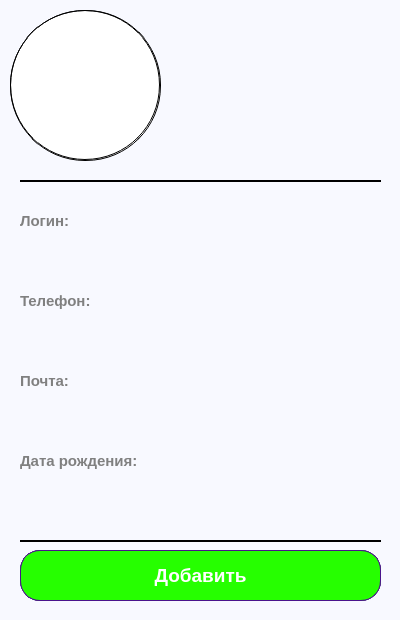
<?xml version="1.0" encoding="UTF-8"?>
<ui version="4.0">
 <class>ProfileWindow</class>
 <widget class="QDialog" name="ProfileWindow">
  <property name="geometry">
   <rect>
    <x>0</x>
    <y>0</y>
    <width>400</width>
    <height>620</height>
   </rect>
  </property>
  <property name="minimumSize">
   <size>
    <width>400</width>
    <height>620</height>
   </size>
  </property>
  <property name="maximumSize">
   <size>
    <width>400</width>
    <height>620</height>
   </size>
  </property>
  <property name="windowTitle">
   <string>Профиль</string>
  </property>
  <property name="windowIcon">
   <iconset resource="IMG.qrc">
    <normaloff>:/IMG/IMG/logoSN.png</normaloff>:/IMG/IMG/logoSN.png</iconset>
  </property>
  <property name="styleSheet">
   <string notr="true">background-color: rgb(248, 249, 255);</string>
  </property>
  <widget class="QLabel" name="loginLabel">
   <property name="geometry">
    <rect>
     <x>170</x>
     <y>50</y>
     <width>201</width>
     <height>41</height>
    </rect>
   </property>
   <property name="font">
    <font>
     <family>Arial</family>
     <pointsize>13</pointsize>
     <bold>true</bold>
    </font>
   </property>
   <property name="text">
    <string/>
   </property>
  </widget>
  <widget class="QLabel" name="phoneTextLabel">
   <property name="geometry">
    <rect>
     <x>20</x>
     <y>320</y>
     <width>361</width>
     <height>41</height>
    </rect>
   </property>
   <property name="font">
    <font>
     <family>Arial</family>
     <pointsize>14</pointsize>
    </font>
   </property>
   <property name="styleSheet">
    <string notr="true"/>
   </property>
   <property name="text">
    <string/>
   </property>
  </widget>
  <widget class="QPushButton" name="deleteButton">
   <property name="geometry">
    <rect>
     <x>20</x>
     <y>550</y>
     <width>361</width>
     <height>51</height>
    </rect>
   </property>
   <property name="font">
    <font>
     <family>Arial</family>
     <pointsize>14</pointsize>
     <bold>true</bold>
    </font>
   </property>
   <property name="cursor">
    <cursorShape>PointingHandCursor</cursorShape>
   </property>
   <property name="styleSheet">
    <string notr="true">QPushButton 
{
    background-color: rgb(255, 0, 4);
    color: white;     
    border-radius: 20px;
    padding: 8px 16px;  
    font-weight: bold;   
    border: 1px solid #4a148c; 
}

QPushButton:hover
 {
    background: qlineargradient(
        x1:0, y1:0, x2:0, y2:1,
        stop:0 #7b1fa2,
        stop:1 #aa00ff
    );
    border: 2px solid #7b1fa2;
}

QPushButton:pressed 
{
    background: qlineargradient(
        x1:0, y1:0, x2:0, y2:1,
        stop:0 #4a148c,
        stop:1 #7b1fa2
    );
}</string>
   </property>
   <property name="text">
    <string>Удалить</string>
   </property>
  </widget>
  <widget class="QLabel" name="phoneLabel">
   <property name="geometry">
    <rect>
     <x>20</x>
     <y>280</y>
     <width>361</width>
     <height>41</height>
    </rect>
   </property>
   <property name="font">
    <font>
     <family>Arial</family>
     <pointsize>11</pointsize>
     <bold>true</bold>
    </font>
   </property>
   <property name="styleSheet">
    <string notr="true">color: grey;</string>
   </property>
   <property name="text">
    <string>Телефон:</string>
   </property>
  </widget>
  <widget class="QLabel" name="dateLabel">
   <property name="geometry">
    <rect>
     <x>20</x>
     <y>440</y>
     <width>361</width>
     <height>41</height>
    </rect>
   </property>
   <property name="font">
    <font>
     <family>Arial</family>
     <pointsize>11</pointsize>
     <bold>true</bold>
    </font>
   </property>
   <property name="styleSheet">
    <string notr="true">color: grey;</string>
   </property>
   <property name="text">
    <string>Дата рождения:</string>
   </property>
  </widget>
  <widget class="Line" name="line_2">
   <property name="geometry">
    <rect>
     <x>20</x>
     <y>540</y>
     <width>361</width>
     <height>2</height>
    </rect>
   </property>
   <property name="styleSheet">
    <string notr="true">background-color: black;</string>
   </property>
   <property name="lineWidth">
    <number>3</number>
   </property>
   <property name="orientation">
    <enum>Qt::Orientation::Horizontal</enum>
   </property>
  </widget>
  <widget class="QLabel" name="loginUserLabel">
   <property name="geometry">
    <rect>
     <x>20</x>
     <y>200</y>
     <width>361</width>
     <height>41</height>
    </rect>
   </property>
   <property name="font">
    <font>
     <family>Arial</family>
     <pointsize>11</pointsize>
     <bold>true</bold>
    </font>
   </property>
   <property name="styleSheet">
    <string notr="true">color: grey;</string>
   </property>
   <property name="text">
    <string>Логин:</string>
   </property>
  </widget>
  <widget class="QLabel" name="statusLabel">
   <property name="geometry">
    <rect>
     <x>170</x>
     <y>90</y>
     <width>201</width>
     <height>31</height>
    </rect>
   </property>
   <property name="font">
    <font>
     <family>Arial</family>
     <pointsize>11</pointsize>
     <bold>true</bold>
    </font>
   </property>
   <property name="text">
    <string/>
   </property>
  </widget>
  <widget class="Line" name="line">
   <property name="geometry">
    <rect>
     <x>20</x>
     <y>180</y>
     <width>361</width>
     <height>2</height>
    </rect>
   </property>
   <property name="styleSheet">
    <string notr="true">background-color: black;</string>
   </property>
   <property name="lineWidth">
    <number>3</number>
   </property>
   <property name="orientation">
    <enum>Qt::Orientation::Horizontal</enum>
   </property>
  </widget>
  <widget class="QPushButton" name="settingsButton">
   <property name="geometry">
    <rect>
     <x>350</x>
     <y>15</y>
     <width>35</width>
     <height>35</height>
    </rect>
   </property>
   <property name="cursor">
    <cursorShape>PointingHandCursor</cursorShape>
   </property>
   <property name="styleSheet">
    <string notr="true">QPushButton 
{
	border-radius: 17px;
}</string>
   </property>
   <property name="text">
    <string/>
   </property>
   <property name="icon">
    <iconset resource="IMG.qrc">
     <normaloff>:/IMG/IMG/SettingsPin35x35SN.png</normaloff>:/IMG/IMG/SettingsPin35x35SN.png</iconset>
   </property>
   <property name="iconSize">
    <size>
     <width>35</width>
     <height>35</height>
    </size>
   </property>
  </widget>
  <widget class="QLabel" name="emailTextLabel">
   <property name="geometry">
    <rect>
     <x>20</x>
     <y>400</y>
     <width>361</width>
     <height>41</height>
    </rect>
   </property>
   <property name="font">
    <font>
     <family>Arial</family>
     <pointsize>14</pointsize>
    </font>
   </property>
   <property name="styleSheet">
    <string notr="true"/>
   </property>
   <property name="text">
    <string/>
   </property>
  </widget>
  <widget class="QPushButton" name="deleteQueryButton">
   <property name="geometry">
    <rect>
     <x>20</x>
     <y>550</y>
     <width>361</width>
     <height>51</height>
    </rect>
   </property>
   <property name="font">
    <font>
     <family>Arial</family>
     <pointsize>14</pointsize>
     <bold>true</bold>
    </font>
   </property>
   <property name="cursor">
    <cursorShape>PointingHandCursor</cursorShape>
   </property>
   <property name="styleSheet">
    <string notr="true">QPushButton 
{
    background-color: rgb(173, 173, 173);
    color: white;     
    border-radius: 20px;
    padding: 8px 16px;  
    font-weight: bold;   
    border: 1px solid #4a148c; 
}

QPushButton:hover
 {
    background: qlineargradient(
        x1:0, y1:0, x2:0, y2:1,
        stop:0 #7b1fa2,
        stop:1 #aa00ff
    );
    border: 2px solid #7b1fa2;
}

QPushButton:pressed 
{
    background: qlineargradient(
        x1:0, y1:0, x2:0, y2:1,
        stop:0 #4a148c,
        stop:1 #7b1fa2
    );
}</string>
   </property>
   <property name="text">
    <string>Отменить заявку</string>
   </property>
  </widget>
  <widget class="QLabel" name="loginTextLabel">
   <property name="geometry">
    <rect>
     <x>20</x>
     <y>240</y>
     <width>361</width>
     <height>41</height>
    </rect>
   </property>
   <property name="font">
    <font>
     <family>Arial</family>
     <pointsize>14</pointsize>
    </font>
   </property>
   <property name="styleSheet">
    <string notr="true"/>
   </property>
   <property name="text">
    <string/>
   </property>
  </widget>
  <widget class="QLabel" name="dateTextLabel">
   <property name="geometry">
    <rect>
     <x>20</x>
     <y>480</y>
     <width>361</width>
     <height>41</height>
    </rect>
   </property>
   <property name="font">
    <font>
     <family>Arial</family>
     <pointsize>14</pointsize>
    </font>
   </property>
   <property name="styleSheet">
    <string notr="true"/>
   </property>
   <property name="text">
    <string/>
   </property>
  </widget>
  <widget class="QPushButton" name="profileButton">
   <property name="geometry">
    <rect>
     <x>10</x>
     <y>10</y>
     <width>151</width>
     <height>151</height>
    </rect>
   </property>
   <property name="cursor">
    <cursorShape>ArrowCursor</cursorShape>
   </property>
   <property name="styleSheet">
    <string notr="true">QPushButton 
{
	background-color: white;
	border: 1px solid;
    border-radius: 75px;
}</string>
   </property>
   <property name="text">
    <string/>
   </property>
   <property name="icon">
    <iconset resource="IMG.qrc">
     <normaloff>:/IMG/IMG/DefultProfile150x150SN.png</normaloff>:/IMG/IMG/DefultProfile150x150SN.png</iconset>
   </property>
   <property name="iconSize">
    <size>
     <width>150</width>
     <height>150</height>
    </size>
   </property>
  </widget>
  <widget class="QLabel" name="emailLabel">
   <property name="geometry">
    <rect>
     <x>20</x>
     <y>360</y>
     <width>361</width>
     <height>41</height>
    </rect>
   </property>
   <property name="font">
    <font>
     <family>Arial</family>
     <pointsize>11</pointsize>
     <bold>true</bold>
    </font>
   </property>
   <property name="styleSheet">
    <string notr="true">color: grey;</string>
   </property>
   <property name="text">
    <string>Почта:</string>
   </property>
  </widget>
  <widget class="QPushButton" name="changePhotoButton">
   <property name="geometry">
    <rect>
     <x>10</x>
     <y>10</y>
     <width>150</width>
     <height>150</height>
    </rect>
   </property>
   <property name="cursor">
    <cursorShape>PointingHandCursor</cursorShape>
   </property>
   <property name="styleSheet">
    <string notr="true">QPushButton 
{
	background: transparent;
	border: 1px solid;
    border-radius: 75px;
	opacity: 0.5;
}</string>
   </property>
   <property name="text">
    <string/>
   </property>
   <property name="icon">
    <iconset resource="IMG.qrc">
     <normaloff>:/IMG/IMG/CameraPin150x150SN.png</normaloff>:/IMG/IMG/CameraPin150x150SN.png</iconset>
   </property>
   <property name="iconSize">
    <size>
     <width>150</width>
     <height>150</height>
    </size>
   </property>
  </widget>
  <widget class="QPushButton" name="addButton">
   <property name="geometry">
    <rect>
     <x>20</x>
     <y>550</y>
     <width>361</width>
     <height>51</height>
    </rect>
   </property>
   <property name="font">
    <font>
     <family>Arial</family>
     <pointsize>14</pointsize>
     <bold>true</bold>
    </font>
   </property>
   <property name="cursor">
    <cursorShape>PointingHandCursor</cursorShape>
   </property>
   <property name="styleSheet">
    <string notr="true">QPushButton 
{
    background-color: rgb(38, 255, 0);
    color: white;     
    border-radius: 20px;
    padding: 8px 16px;  
    font-weight: bold;   
    border: 1px solid #4a148c; 
}

QPushButton:hover
 {
    background: qlineargradient(
        x1:0, y1:0, x2:0, y2:1,
        stop:0 #7b1fa2,
        stop:1 #aa00ff
    );
    border: 2px solid #7b1fa2;
}

QPushButton:pressed 
{
    background: qlineargradient(
        x1:0, y1:0, x2:0, y2:1,
        stop:0 #4a148c,
        stop:1 #7b1fa2
    );
}</string>
   </property>
   <property name="text">
    <string>Добавить</string>
   </property>
  </widget>
 </widget>
 <resources>
  <include location="IMG.qrc"/>
 </resources>
 <connections/>
</ui>
